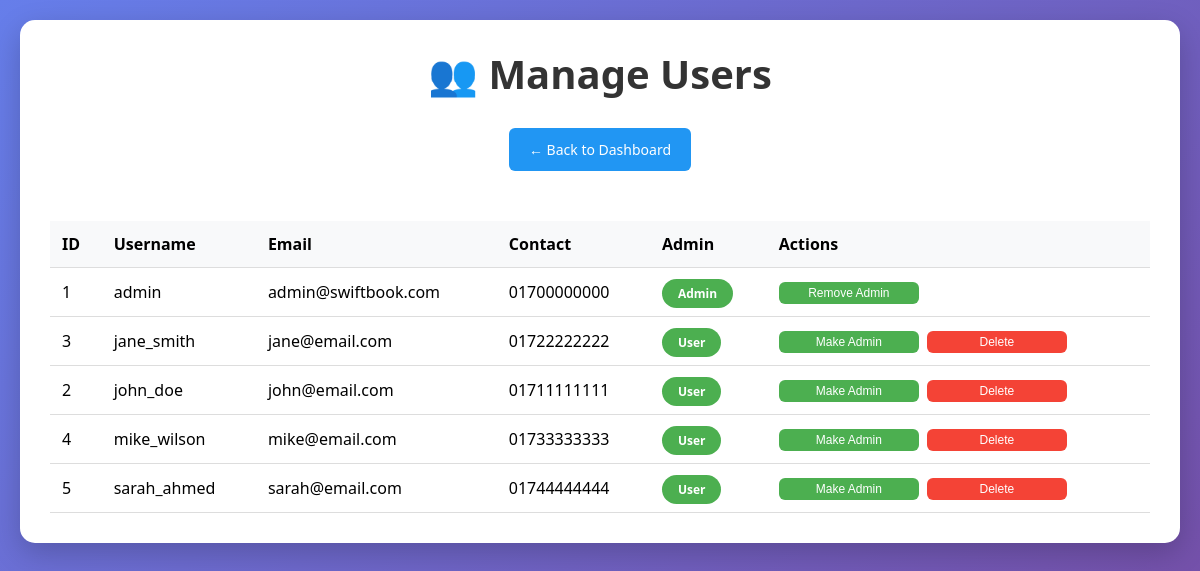
The page /manage_users.php (signed in) on the database its author committed.
### tables this page shows
CREATE TABLE Users (
    user_id INT AUTO_INCREMENT PRIMARY KEY,
    username VARCHAR(50) UNIQUE NOT NULL,
    email VARCHAR(100) UNIQUE NOT NULL,
    contact VARCHAR(15) NOT NULL,
    nid_no VARCHAR(20) UNIQUE NOT NULL,
    address TEXT NOT NULL,
    password VARCHAR(255) NOT NULL,
    is_admin BOOLEAN DEFAULT FALSE,
    created_at TIMESTAMP DEFAULT CURRENT_TIMESTAMP
);

### manage_users.php (the view, shortened to what this page needs)
<?php
include 'db_connect.php';
$users_query = "SELECT * FROM Users ORDER BY is_admin DESC, username ASC";
$users_result = $conn->query($users_query);
?>
<!DOCTYPE html>
<html lang="en">
<head>
    <link rel="stylesheet" href="css/style.css">
</head>
<body>
    <div class="container">
        <h1>👥 Manage Users</h1>
        <div class="actions">
            <a href="index.php" class="btn secondary">← Back to Dashboard</a>
        </div>
        <div class="table-container">
            <table>
                <thead>
                    <tr>
                        <th>ID</th>
                        <th>Username</th>
                        <th>Email</th>
                        <th>Contact</th>
                        <th>Admin</th>
                        <th>Actions</th>
                    </tr>
                </thead>
                <tbody>
                    <?php while ($user = $users_result->fetch_assoc()): ?>
                        <tr>
                            <td><?= $user['user_id'] ?></td>
                            <td><?= htmlspecialchars($user['username']) ?></td>
                            <td><?= htmlspecialchars($user['email']) ?></td>
                            <td><?= htmlspecialchars($user['contact']) ?></td>
                            <td>
                                <span class="route-type <?= $user['is_admin'] ? 'status-confirmed' : '' ?>">
                                    <?= $user['is_admin'] ? 'Admin' : 'User' ?>
                                </span>
                            </td>
                            <td>
                                <div class="table-actions">
                                    <form method="POST" style="display: inline;">
                                        <button type="submit" class="btn" style="font-size: 12px; padding: 4px 8px;">
                                            <?= $user['is_admin'] ? 'Remove Admin' : 'Make Admin' ?>
                                        </button>
                                    </form>
                                    <?php if (!$user['is_admin']): ?>
                                        <form method="POST" style="display: inline;" onsubmit="return confirm('Delete this user?');">
                                            <button type="submit" class="btn danger" style="font-size: 12px; padding: 4px 8px;">
                                                Delete
                                            </button>
                                        </form>
                                    <?php endif; ?>
                                </div>
                            </td>
                        </tr>
                    <?php endwhile; ?>
                </tbody>
            </table>
        </div>
    </div>
</body>
</html>

### css/style.css (style rules this page uses)
* { margin: 0; padding: 0; box-sizing: border-box; }
body { font-family: 'Segoe UI', Tahoma, Geneva, Verdana, sans-serif; background: linear-gradient(135deg, #667eea 0%, #764ba2 100%); min-height: 100vh; padding: 10px; }
.container { max-width: 1200px; margin: 0 auto; background: white; border-radius: 15px; box-shadow: 0 10px 30px rgba(0,0,0,0.2); padding: 20px; }
@media (min-width: 768px) { body { padding: 20px; } }
@media (min-width: 768px) { .container { padding: 30px; } }
h1 { text-align: center; color: #333; margin-bottom: 20px; font-size: 2em; line-height: 1.2; }
@media (min-width: 768px) { h1 { margin-bottom: 30px; font-size: 2.5em; } }
.actions { display: flex; flex-wrap: wrap; gap: 8px; margin-bottom: 25px; justify-content: center; }
@media (min-width: 768px) { .actions { gap: 12px; margin-bottom: 30px; } }
.btn { background: #4CAF50; color: white; padding: 10px 16px; text-decoration: none; border-radius: 6px; border: none; cursor: pointer; font-size: 14px; transition: all 0.3s ease; display: inline-flex; align-items: center; justify-content: center; min-width: 120px; text-align: center; white-space: nowrap; }
@media (min-width: 768px) { .btn { padding: 12px 20px; min-width: 140px; } }
.btn.secondary { background: #2196F3; }
.btn.danger { background: #f44336; }
table { width: 100%; border-collapse: collapse; margin-top: 20px; overflow-x: auto; display: block; white-space: nowrap; }
@media (min-width: 768px) { table { display: table; white-space: normal; } }
.table-container { overflow-x: auto; margin-top: 20px; }
.table-container table { display: table; min-width: 600px; }
th, td { padding: 8px 12px; text-align: left; border-bottom: 1px solid #ddd; font-size: 14px; }
@media (min-width: 768px) { th, td { padding: 12px; font-size: 16px; } }
th { background: #f8f9fa; font-weight: bold; position: sticky; top: 0; }
.table-actions { display: flex; gap: 8px; flex-wrap: wrap; }
.route-type { background: #4CAF50; color: white; padding: 6px 16px; border-radius: 20px; font-size: 12px; font-weight: bold; white-space: nowrap; }
.status-confirmed { background: #4CAF50 !important; }

### rows shown on the page
users: user_id "1", username "admin", email "admin@swiftbook.com", contact "01700000000", is_admin "Admin"
users: user_id "3", username "jane_smith", email "jane@email.com", contact "01722222222", is_admin "User"
users: user_id "2", username "john_doe", email "john@email.com", contact "01711111111", is_admin "User"
users: user_id "4", username "mike_wilson", email "mike@email.com", contact "01733333333", is_admin "User"
users: user_id "5", username "sarah_ahmed", email "sarah@email.com", contact "01744444444", is_admin "User"
